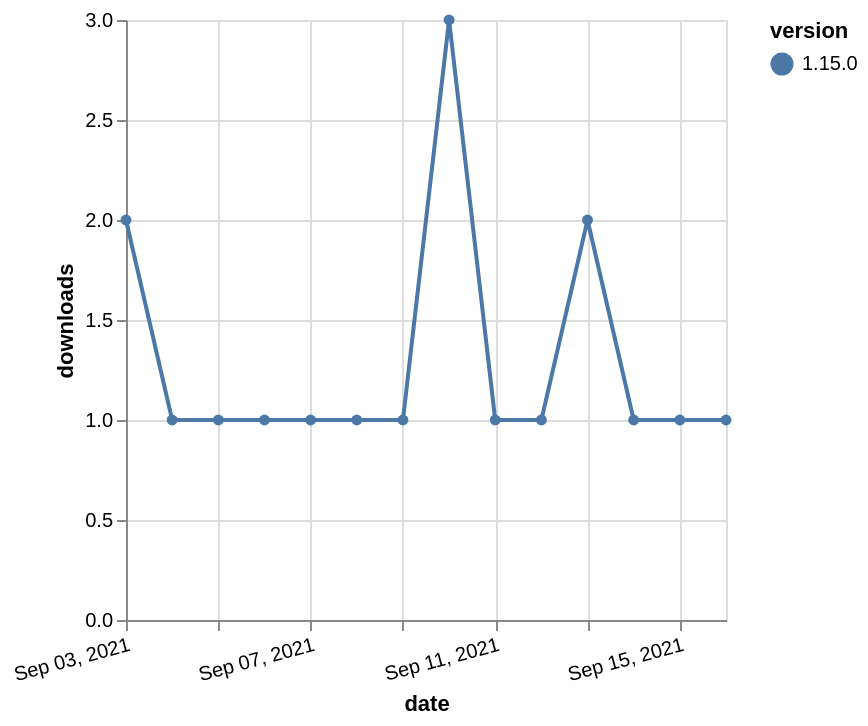

The specification (Vega-Lite) saved for this image:
### Vega-Lite specification from a JSON file in a GitHub repository (floating-point values rounded to 4 significant figures)
{"$schema": "https://vega.github.io/schema/vega-lite/v5.json", "description": "A simple bar chart with embedded data.", "data": {"values": [{"date": "2021-09-03", "total": 116, "delta": 2, "version": "1.15.0"}, {"date": "2021-09-04", "total": 117, "delta": 1, "version": "1.15.0"}, {"date": "2021-09-05", "total": 118, "delta": 1, "version": "1.15.0"}, {"date": "2021-09-06", "total": 119, "delta": 1, "version": "1.15.0"}, {"date": "2021-09-07", "total": 120, "delta": 1, "version": "1.15.0"}, {"date": "2021-09-08", "total": 121, "delta": 1, "version": "1.15.0"}, {"date": "2021-09-09", "total": 122, "delta": 1, "version": "1.15.0"}, {"date": "2021-09-10", "total": 125, "delta": 3, "version": "1.15.0"}, {"date": "2021-09-11", "total": 126, "delta": 1, "version": "1.15.0"}, {"date": "2021-09-12", "total": 127, "delta": 1, "version": "1.15.0"}, {"date": "2021-09-13", "total": 129, "delta": 2, "version": "1.15.0"}, {"date": "2021-09-14", "total": 130, "delta": 1, "version": "1.15.0"}, {"date": "2021-09-15", "total": 131, "delta": 1, "version": "1.15.0"}, {"date": "2021-09-16", "total": 132, "delta": 1, "version": "1.15.0"}]}, "width": "container", "mark": {"type": "line", "point": {"filled": true}}, "encoding": {"x": {"field": "date", "type": "temporal", "timeUnit": "yearmonthdate", "title": "date", "axis": {"labelAngle": -15}}, "y": {"field": "delta", "type": "quantitative", "title": "downloads"}, "color": {"field": "version", "type": "nominal"}, "tooltip": {"field": "delta"}}}
